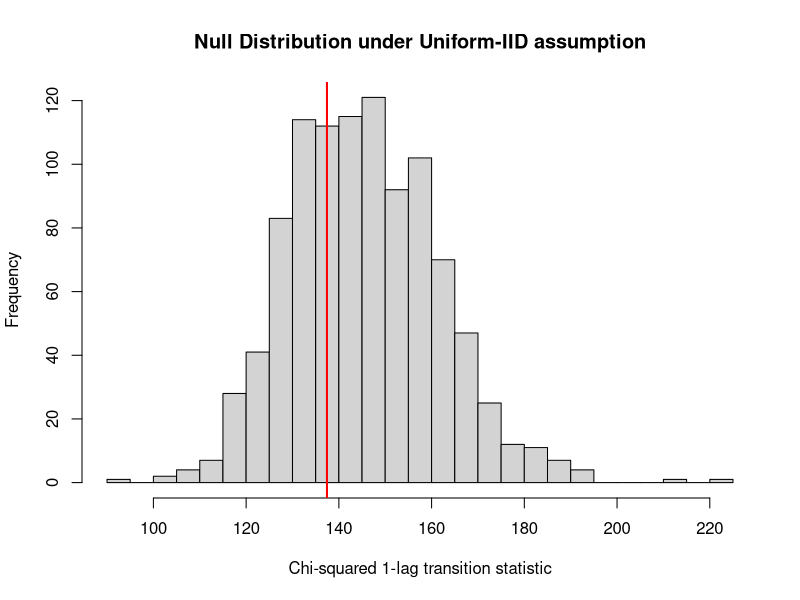

Recreate this plot in R.
# Script for running the test for iid of VALORANT map selection
# Run from the repo root

# Read the chronological data and extract the unique map names
map_chronology <- read.csv("./data/maps.csv", header = FALSE, col.names = "map_name")
observation <- map_chronology$map_name
maps <- unique(observation)

# Function to calculate the transition-table statistic
transition_stat <- function(seq, maps) {
    # Form a 1-lag transition table
    current_map <- factor(seq[-length(seq)], levels = maps)
    next_map <- factor(seq[-1], levels = maps)
    trans_table <- table(current_map, next_map)

    # Calculate the expected number of counts under independence assumption
    expected <- outer(
        rowSums(trans_table),
        colSums(trans_table)
    ) / sum(trans_table)

    # Calculate Pearson statistic
    sum((trans_table - expected)^2 / expected)
}

# Calculate the statistic for our observation
observed_stat <- transition_stat(observation, maps)
cat("Observed statistic:", observed_stat, "\n")

# Simulate using the H0: map selection is uniform iid
B <- 1000
simulated_stats <- replicate(B, {
    simulated_seq <- sample(maps, length(observation), replace = TRUE)
    transition_stat(simulated_seq, maps)
})
View(simulated_stats)

# Visualise the simulation statistics
hist(
    simulated_stats,
    breaks = 40,
    main = "Null Distribution under Uniform-IID assumption",
    xlab = "Chi-squared 1-lag transition statistic"
)
abline(v = observed_stat, col = "red", lwd = 2)

# Calculate the p-value
p_value <- (1 + sum(simulated_stats >= observed_stat)) / (B + 1)
cat("Simulation p-value: ", p_value, "\n")
